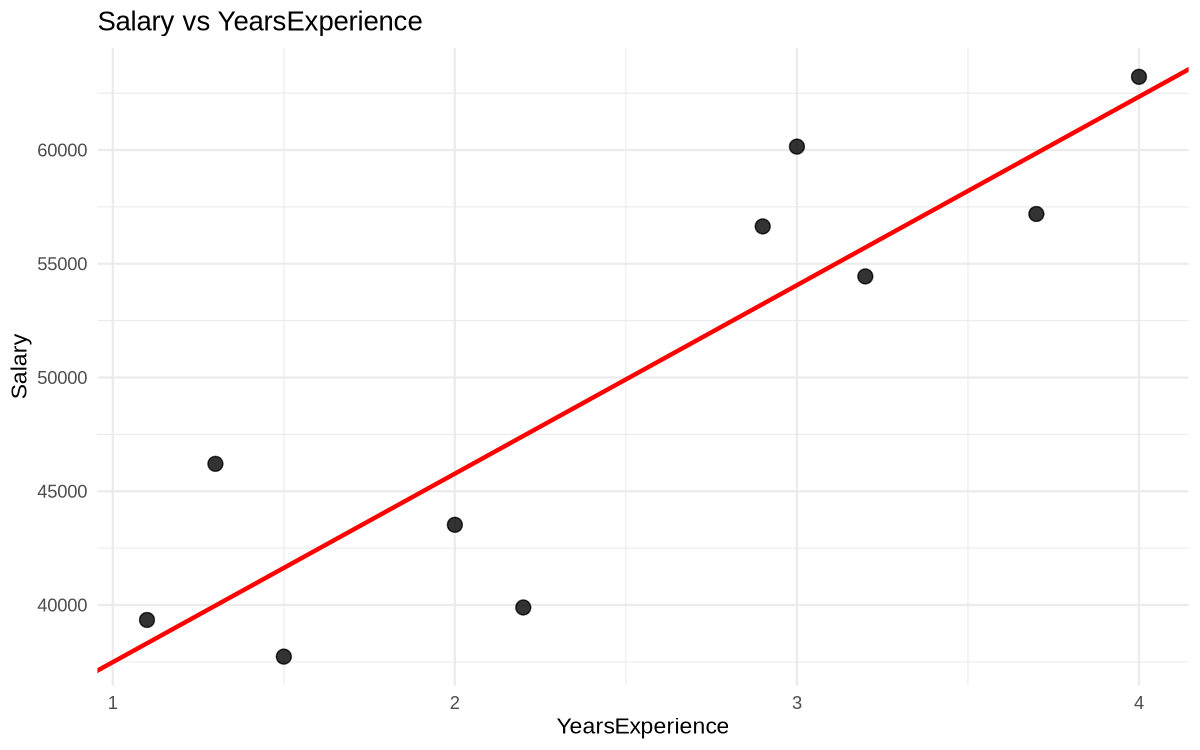

This chart was generated by the following R code:
#!/usr/bin/env Rscript
# Simple linear regression from CSV with scatter plot and regression line output.

library(ggplot2)

script_path <- sub("^--file=", "", commandArgs(trailingOnly = FALSE)[grep("^--file=", commandArgs(trailingOnly = FALSE))])
OUTPUT_PNG <- file.path(if (length(script_path)) dirname(script_path) else ".", "regression_r.png")

parse_args <- function() {
  args <- commandArgs(trailingOnly = TRUE)
  if (length(args) == 0 || "--help" %in% args || "-h" %in% args) {
    cat(
      "Usage: Rscript regression_r.r --filepath PATH --x-col COL --y-col COL\n",
      "\n",
      "Fit a linear regression model and save a scatter plot with fitted line.\n",
      sep = ""
    )
    quit(status = 0)
  }

  get_arg <- function(flag) {
    idx <- match(flag, args)
    if (is.na(idx) || idx >= length(args)) {
      stop("Missing required argument: ", flag, call. = FALSE)
    }
    args[[idx + 1]]
  }

  list(
    filepath = get_arg("--filepath"),
    x_col = get_arg("--x-col"),
    y_col = get_arg("--y-col")
  )
}

validate_inputs <- function(args) {
  if (!file.exists(args$filepath)) {
    stop("File not found: ", args$filepath, call. = FALSE)
  }

  df <- read.csv(args$filepath, stringsAsFactors = FALSE)
  for (col in c(args$x_col, args$y_col)) {
    if (!col %in% names(df)) {
      stop("Column not found in CSV: ", col, call. = FALSE)
    }
    df[[col]] <- suppressWarnings(as.numeric(df[[col]]))
    if (any(is.na(df[[col]]))) {
      stop("Column must be numeric: ", col, call. = FALSE)
    }
  }

  df
}

main <- function() {
  args <- parse_args()
  df <- validate_inputs(args)

  cat("Rows:", nrow(df), " Columns:", ncol(df), "\n")
  cat("\nHead:\n")
  print(head(df))
  cat("\nSummary:\n")
  print(summary(df))

  formula <- as.formula(paste(args$y_col, "~", args$x_col))
  model <- lm(formula, data = df)

  cat("\nIntercept (beta_0):", coef(model)[1], "\n")
  cat("Slope (beta_1):    ", coef(model)[2], "\n")

  plot <- ggplot(df, aes(x = .data[[args$x_col]], y = .data[[args$y_col]])) +
    geom_point(size = 3, alpha = 0.8) +
    geom_abline(
      intercept = coef(model)[1],
      slope = coef(model)[2],
      color = "red",
      linewidth = 1
    ) +
    labs(
      title = paste(args$y_col, "vs", args$x_col),
      x = args$x_col,
      y = args$y_col
    ) +
    theme_minimal()

  ggsave(OUTPUT_PNG, plot, width = 8, height = 5, dpi = 150)
  cat("\nSaved plot:", OUTPUT_PNG, "\n")

  y_pred <- predict(model)
  resid <- residuals(model)

  cat("\n")
  print(summary(model))

  r2 <- summary(model)$r.squared
  rmse <- sqrt(mean(resid^2))
  mae <- mean(abs(resid))

  cat("\nR-squared:", round(r2, 4), "\n")
  cat("RMSE:     ", round(rmse, 2), "\n")
  cat("MAE:      ", round(mae, 2), "\n")
}

tryCatch(main(), error = function(e) {
  message("Error: ", conditionMessage(e))
  quit(status = 1)
})
